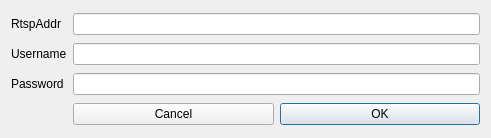
<?xml version="1.0" encoding="UTF-8"?>
<ui version="4.0">
 <class>SetRtspInfo</class>
 <widget class="QDialog" name="SetRtspInfo">
  <property name="geometry">
   <rect>
    <x>0</x>
    <y>0</y>
    <width>491</width>
    <height>138</height>
   </rect>
  </property>
  <property name="windowTitle">
   <string>Set rtsp stream</string>
  </property>
  <layout class="QGridLayout" name="gridLayout">
   <item row="0" column="0">
    <widget class="QLabel" name="label">
     <property name="text">
      <string>RtspAddr</string>
     </property>
    </widget>
   </item>
   <item row="0" column="1">
    <widget class="QLineEdit" name="editUrl"/>
   </item>
   <item row="1" column="0">
    <widget class="QLabel" name="label_2">
     <property name="text">
      <string>Username</string>
     </property>
    </widget>
   </item>
   <item row="1" column="1">
    <widget class="QLineEdit" name="editUser"/>
   </item>
   <item row="2" column="0">
    <widget class="QLabel" name="label_3">
     <property name="text">
      <string>Password</string>
     </property>
    </widget>
   </item>
   <item row="2" column="1">
    <widget class="QLineEdit" name="editPass"/>
   </item>
   <item row="3" column="1">
    <layout class="QHBoxLayout" name="horizontalLayout">
     <item>
      <widget class="QPushButton" name="btnCancel">
       <property name="text">
        <string>Cancel</string>
       </property>
       <property name="autoDefault">
        <bool>false</bool>
       </property>
      </widget>
     </item>
     <item>
      <widget class="QPushButton" name="btnConfirm">
       <property name="text">
        <string>OK</string>
       </property>
       <property name="autoDefault">
        <bool>true</bool>
       </property>
       <property name="flat">
        <bool>false</bool>
       </property>
      </widget>
     </item>
    </layout>
   </item>
  </layout>
 </widget>
 <resources/>
 <connections/>
</ui>
